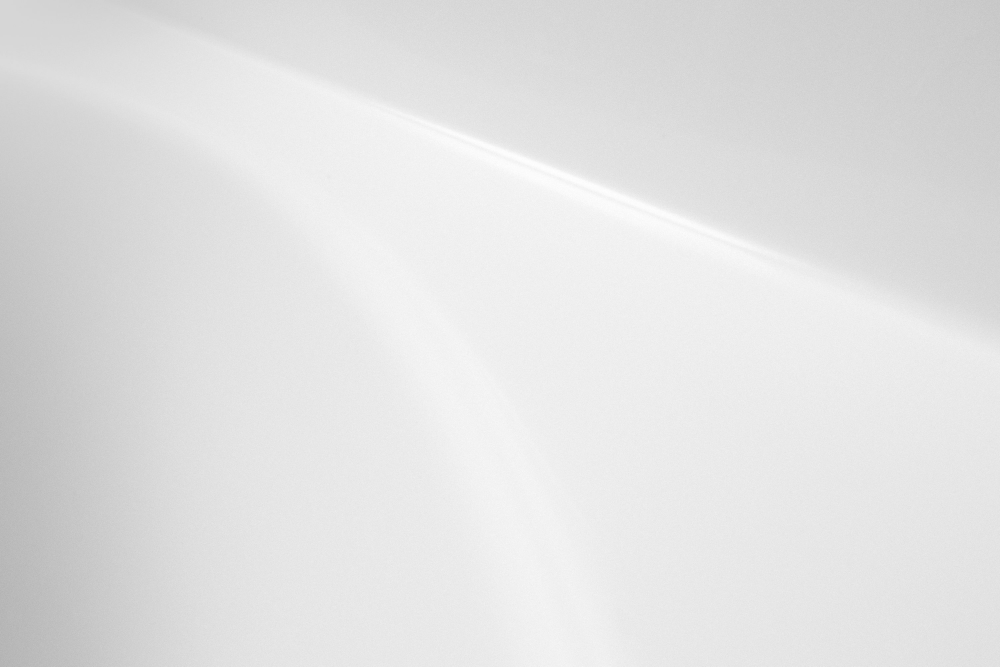
#> input picture Car Rental Tkinter Main/chen/buildregister/assets/frame0/backgroundadmin.jpeg, 3000 x 2000 px, found by its file name (shown at 1/3 size); its folder holds 6 pictures in this run
$ python -i updatecar.py   (imports and definitions only)
#> lines starting #> are read from the running program, lines starting #| are printed output that depends on the picture
import sqlite3
from pathlib import Path
from PIL import Image, ImageTk
from chen.buildregister.headeradmin import create_header
from tkinter import Tk, Canvas, Button, PhotoImage, messagebox, Entry, StringVar, Label, font, ttk, filedialog


def main_window():
    OUTPUT_PATH = Path(__file__).parent
    ASSETS_PATH = OUTPUT_PATH / Path(r"C:\Users\ASUS\PycharmProjects\pythonProject\Car Rental Tkinter Main\chen\buildregister\assets\frame0")


    def relative_to_assets(path: str) -> Path:
        return ASSETS_PATH / Path(path)


    window = Tk()

    window.geometry("1920x1200")
    window.configure(bg = "#FFFFFF")


    canvas = Canvas(window,bg = "#FFFFFF",height = 1200,width = 1920,bd = 0,highlightthickness = 0,relief = "ridge")


    canvas.place(x = 0, y = 0)
    image_background = r'C:\Users\ASUS\PycharmProjects\pythonProject\Car Rental Tkinter Main\chen\buildregister\assets\frame0\backgroundadmin.jpeg'
    bg_image = Image.open(image_background)
#> bg_image is the input picture: PIL image 3000x2000 RGB; min 167, max 255, mean 225.4
    bg_image = bg_image.resize((1920, 1200), Image.LANCZOS)  # Resize to window size
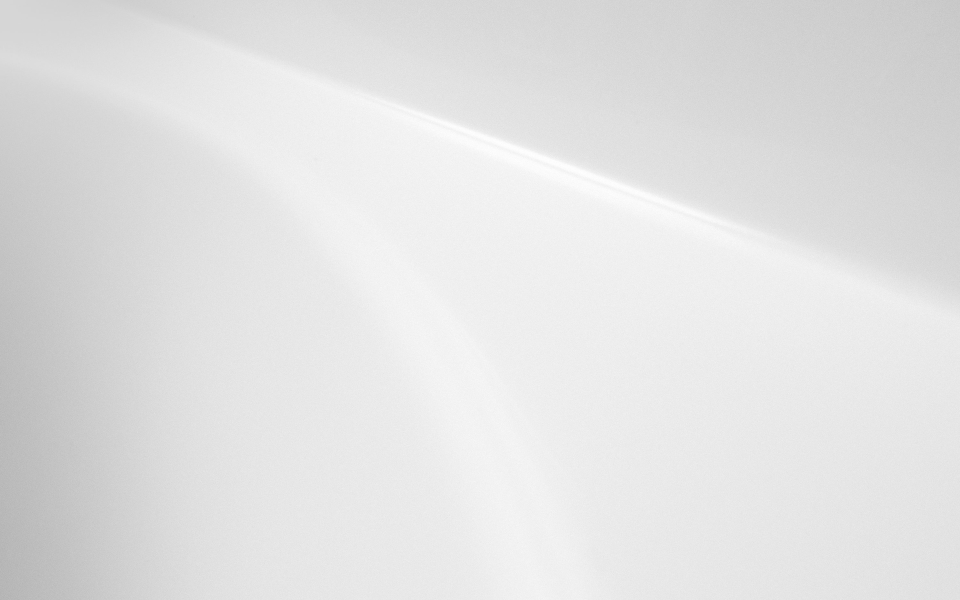
#> bg_image: PIL image 1920x1200 RGB (shown at 1/2 size); min 173, max 255, mean 225.4
    bg_image_tk = ImageTk.PhotoImage(bg_image)
    canvas.create_image(0, 0, anchor="nw", image=bg_image_tk)
    canvas.bg_image_tk = bg_image_tk


    importcar_path = r'C:\Users\ASUS\PycharmProjects\pythonProject\Car Rental Tkinter Main\chen\buildregister\assets\frame0\import_car.png'
    importcar = Image.open(importcar_path)
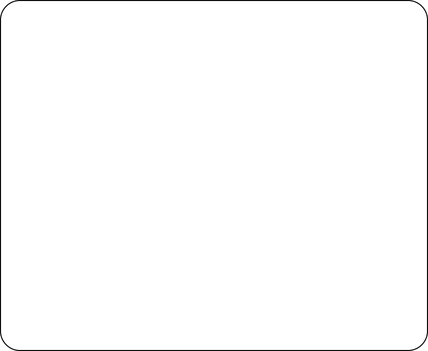
#> input picture Car Rental Tkinter Main/chen/buildregister/assets/frame0/import_car.png, 428 x 351 px, found by its file name
#> importcar is the input picture: PIL image 428x351 RGBA; mean R, G, B, A 0, 0, 0, 2.6
    importcar = importcar.resize((500, 380), Image.LANCZOS)
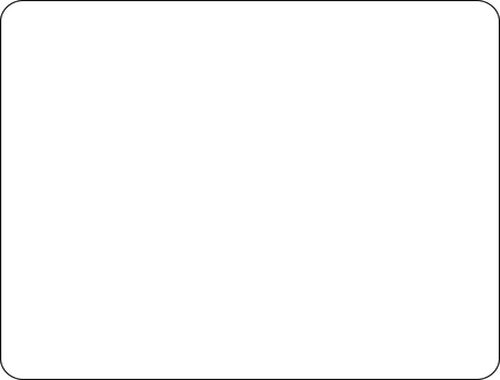
#> importcar: PIL image 500x380 RGBA; mean R, G, B, A 0, 0, 0, 2.8; transparent parts drawn white
    importcar = ImageTk.PhotoImage(importcar)
    import_car = canvas.create_image(504.0, 760.0, image=importcar)


    # Title text
    canvas.create_text(220.0, 24.0, anchor="nw", text="Car Rental System", fill="#FFFFFF", font=("Helvetica", 25, "bold"))

    # Function to handle hover color on enter
    def on_enter_button(e):
        e.widget.config(bg="#90EE90")  # Light green hover color

    def on_leave_button(e):
        e.widget.config(bg="#006400")  # Dark green normal color

    def on_click_button(e):
        e.widget.config(bg="#90EE90")  # Stay light green on click

    def on_click_back_button(e):
        e.widget.config(bg="#4CAF50")  # Change the background to #4CAF50 when clicked
        go_back()  # Trigger the back button action

    # Back button functionality
    def go_back():
        messagebox.showinfo("Back", "Going back to the previous page")

    # Add the back button and align it with the title
    backbutton_path = r'C:\Users\ASUS\PycharmProjects\pythonProject\Car Rental Tkinter Main\chen\buildregister\assets\frame0\backbutton.png'
#> (the run stopped early here; a loop or call above may not have finished)
